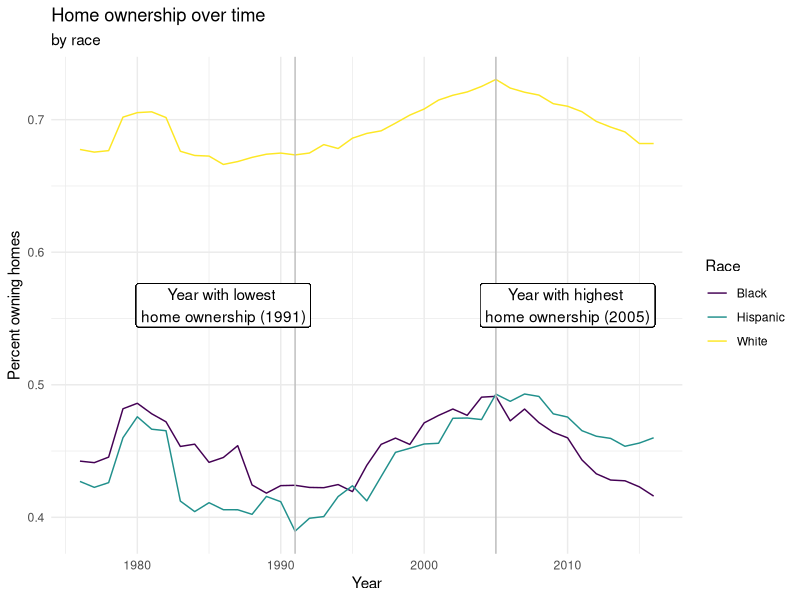

The R script that drew this image:
## ---- chunk 1
knitr::opts_chunk$set(echo = TRUE)
## ---- chunk 2
library(tidyverse)
library(viridis)
## ---- chunk 3
income_mean <- read.csv(file = "../data/income_mean.csv")
home_owner <- read_csv(file = "../data/home_owner.csv")
## ---- chunk 4
lowest_year <- home_owner %>%
  group_by(year) %>%
  summarize(mean_pct_unweighted = mean(home_owner_pct)) %>%
  arrange(mean_pct_unweighted) %>%
  slice(1) %>%
  pull(year)
highest_year <- home_owner %>%
  group_by(year) %>%
  summarize(mean_pct_unweighted = mean(home_owner_pct)) %>%
  arrange(desc(mean_pct_unweighted)) %>%
  slice(1) %>%
  pull(year)  
## ---- chunk 5
home_owner %>%
  ggplot(
    aes(x = year, y = home_owner_pct, color = race)
  ) +
  geom_line() +
  geom_vline(aes(xintercept = lowest_year), color = "grey") +
  geom_vline(aes(xintercept = highest_year), color = "grey") +
  geom_label(x = lowest_year - 5, y = 0.56, 
            label = paste0("Year with lowest \nhome ownership (", lowest_year, ")"), 
            color = "black") +
    geom_label(x = highest_year + 5, y = 0.56, 
            label = paste0("Year with highest \nhome ownership (", highest_year, ")"), 
            color = "black") +
  scale_color_viridis_d() +
  labs(
    x = "Year",
    y = "Percent owning homes",
    color = "Race",
    title = "Home ownership over time",
    subtitle = "by race"
  ) +
  theme_minimal()
## ---- chunk 6

